Frame 1 (no input): blank canvas, image omitted
Frame 60 (no input): blank canvas, image omitted
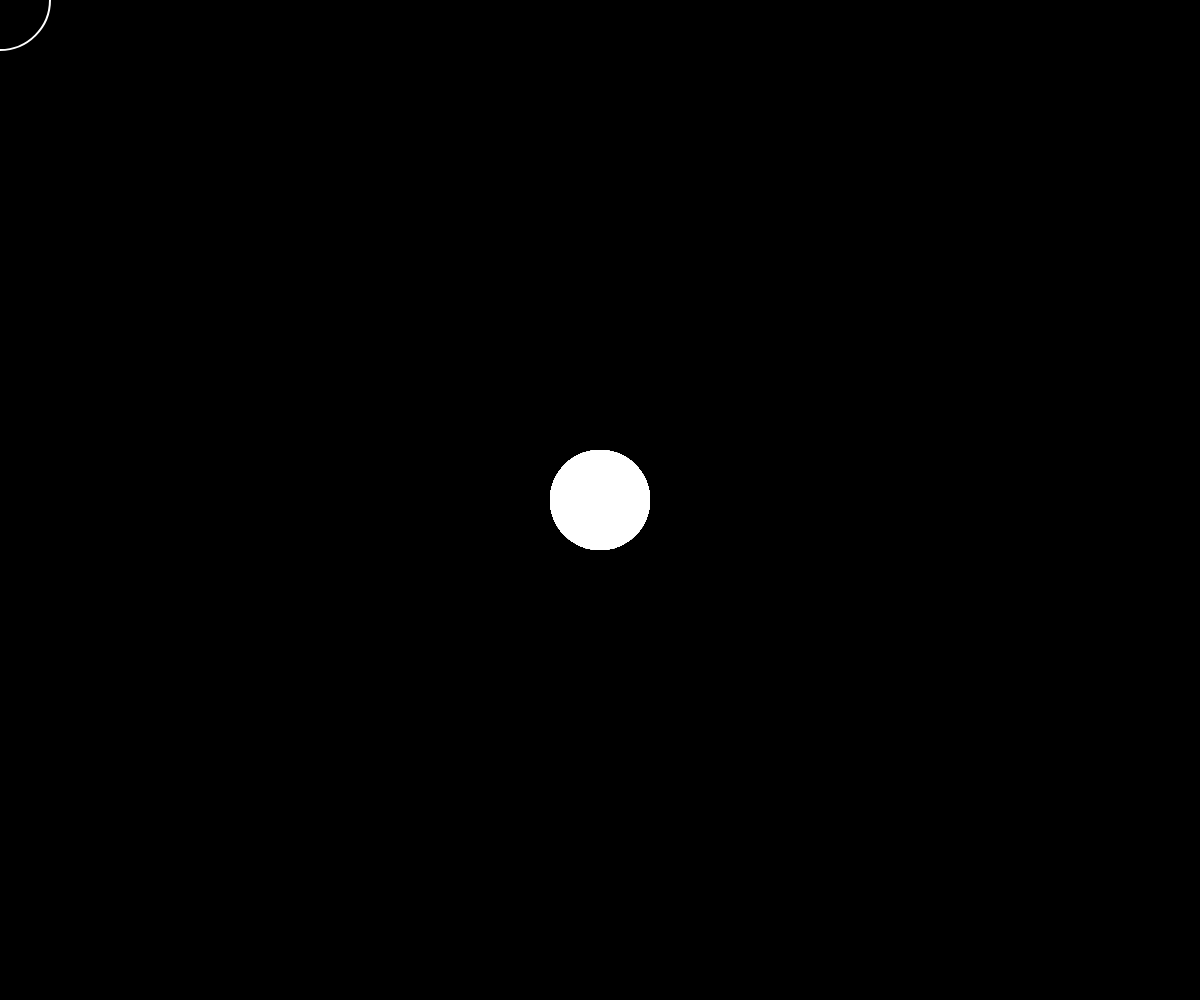
Frame 120 (the mouse pressed at the canvas centre since frame 60)

The p5.js sketch whose frames 1 and 60 were blank and that drew this single picture after the mouse press (run headless with seeded random() and noise() and a simulated clock; from frame 60 on, the mouse is pressed at the canvas centre):

// p5.js sketch
// ── sketch.js
/*
 * © 2026 Schultzschultz. Created for 'Schultzschultz Creative Coding Masterclass'.
 * For educational use only. All rights reserved.
 * 
 * ----------------------------
 * Coding Basics – Conditionals
 * ----------------------------
 * 
 * This file is an example of how to use conditionals in javascript. 
 * A conditional is a statement that executes different code based on whether a specified condition is true or false.

 * What this file does:
 * - When the mouse is pressed, it draws a white circle at the mouse position.
 * - When the mouse is not pressed, it clears the canvas and fills it with a black background, and draws a white circle outline at the mouse position.
 */


const backgroundColor = '#000000';
const circleColor = '#FFFFFF';
const circleSize = 100;

function setup() {
  createCanvas(windowWidth, windowHeight);
}

function draw() {
  if (mouseIsPressed) {
    noStroke();
    fill(circleColor);
    ellipse(mouseX, mouseY, circleSize, circleSize);
  } else {
    background(backgroundColor);
    noFill();
    strokeWeight(2);
    stroke(circleColor);
    ellipse(mouseX, mouseY, circleSize, circleSize);
  }
}

function windowResized() {
  resizeCanvas(windowWidth, windowHeight);
}
